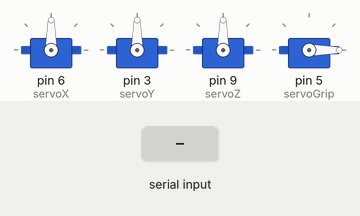
Recording of a sketch running on a simulated Arduino Uno, built with avr-gcc and run on an emulated ATmega328P. On the bench: 4 × servo. The test bench sets the inputs (shaded band).

Above: at 1.2 s.
1.3 s: "s" received over Serial
At 2.5 s:
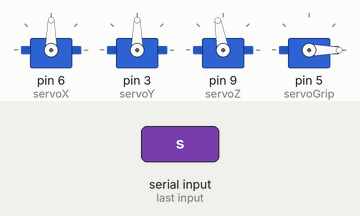
2.8 s: "d" received over Serial
At 3.8 s:
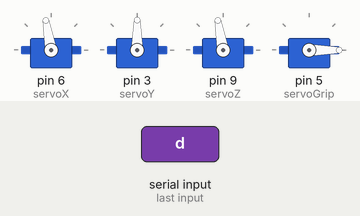
4.3 s: "w" received over Serial
At 5.0 s:
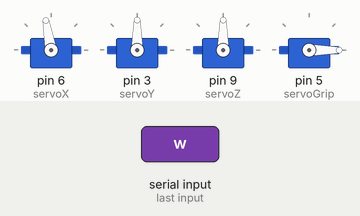
5.8 s: "k" received over Serial
At 6.1 s:
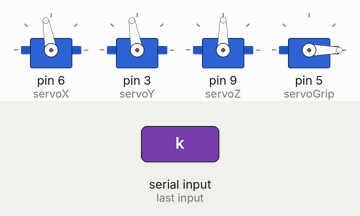
7.3 s: "a" received over Serial
At 8.4 s:
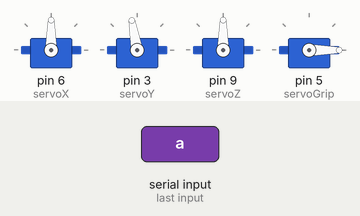
8.8 s: "o" received over Serial
At 9.6 s:
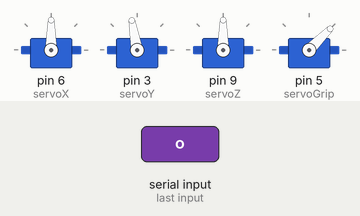
Timing chart, 0 to 11.3 s (numbered marks = the images above; inputs shaded):
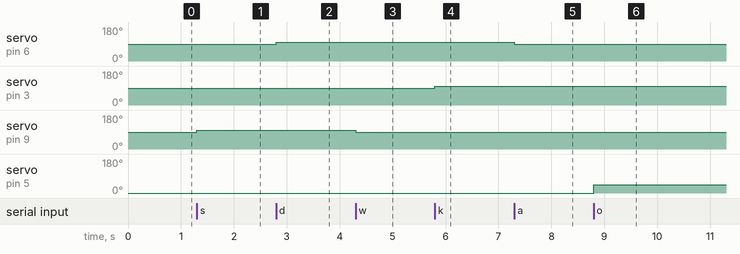

The sketch:

sketch_nov12a.ino
```cpp
#include <Servo.h>

Servo servoX; // Sol-sağ ekseni
Servo servoY; // İleri-geri ekseni
Servo servoZ; // Yukarı-aşağı ekseni
Servo servoGrip; // Tutma mekanizması

void setup() {
  Serial.begin(9600); // Seri iletişim başlat
  servoX.attach(6);   // X ekseni servo pini
  servoY.attach(3);  // Y ekseni servo pini
  servoZ.attach(9);  // Z ekseni servo pini
  servoGrip.attach(5); // Tutma mekanizması servo pini

  // Başlangıç pozisyonları
  servoX.write(90);
  servoY.write(90);
  servoZ.write(90);
  servoGrip.write(0); // Açık pozisyon
}

void loop() {
  if (Serial.available() > 0) {
    char command = Serial.read(); // Bilgisayardan gelen komutu oku

    switch (command) {
      case 'w': servoZ.write(servoZ.read() - 10); break; // Yukarı
      case 's': servoZ.write(servoZ.read() + 10); break; // Aşağı
      case 'a': servoX.write(servoX.read() - 10); break; // Sol
      case 'd': servoX.write(servoX.read() + 10); break; // Sağ
      case 'i': servoY.write(servoY.read() - 10); break; // İleri
      case 'k': servoY.write(servoY.read() + 10); break; // Geri
      case 'o': servoGrip.write(45); break; // Tut
      case 'l': servoGrip.write(0); break; // Bırak
    }
  }
}
```

Measured:
- after the input at 1.3 s, servo on pin 9 (servoZ): 90° → 100° at once
- after the input at 2.8 s, servo on pin 6 (servoX): 90° → 100° at once
- after the input at 4.3 s, servo on pin 9 (servoZ): 100° → 90° at once
- after the input at 5.8 s, servo on pin 3 (servoY): 90° → 100° at once
- after the input at 7.3 s, servo on pin 6 (servoX): 100° → 90° at once
- after the input at 8.8 s, servo on pin 5 (servoGrip): 0° → 45° at once
